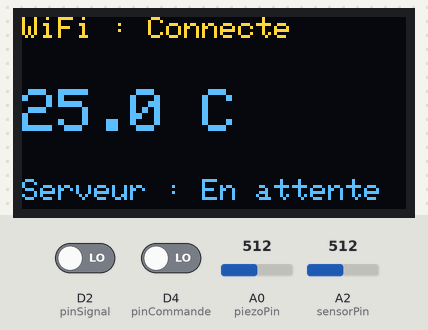
Simulated run of this sketch. Board: Arduino MKR. Shown: 128×64 one-colour display. The test bench sets the inputs (shaded band); at power-on: D2 (pinSignal) LOW, D4 (pinCommande) LOW, A0 (piezoPin) = 512, A2 (sensorPin) = 512 (analog values on the 0–1023 scale). The OLED is the two-colour kind (top 16 rows yellow); WiFi joins after 1.5 s; servers stay silent unless stated; uploads are accepted with an empty reply; what the sketch prints to the serial monitor is not drawn.

Above: at 1.6 s.
At 61.6 s:
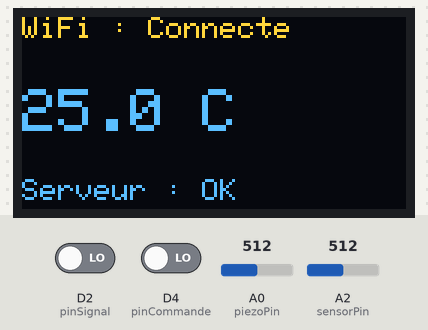

Measured:
- what the display in image 0 shows lasts 60.0 s, from 1.6 s to 61.6 s

The sketch:

arduino_local_technique.ino
```cpp
/**
 * ============================================================
 *  arduino_atelier.ino
 *  Station de mesure local technique — Arduino MKR WiFi 1010
 * ============================================================
 *
 *  Description :
 *    Ce programme mesure toutes les 60 secondes :
 *      - La température via une sonde NTC (thermistance)
 *      - L'amplitude vibratoire (peak-to-peak filtré) via un capteur piézoélectrique
 *      - L'état du compresseur (entrée digitale)
 *      - La commande compresseur (entrée digitale)
 *    Les données sont envoyées à un serveur HTTP local en JSON via WiFi.
 *
 *    Si le WiFi est indisponible, les mesures sont stockées dans une
 *    file d'attente (jusqu'à 120 entrées) et envoyées groupées dès que
 *    la connexion est rétablie. Un offset temporel permet au serveur
 *    de reconstituer le bon timestamp pour chaque mesure.
 *
 *  Matériel requis :
 *    - Arduino MKR WiFi 1010
 *    - Sonde NTC
 *    - Capteur piézoélectrique (branché sur A0) + résistance 1M en décharge
 *    - Signal état compresseur sur pin 2
 *    - Signal commande compresseur sur pin 4
 *
 *  Bibliothèques requises (Arduino Library Manager) :
 *    - WiFiNINA
 *    - ArduinoJson (>= v6)
 *
 *  Auteur  : Romaiin
 *  Version : 2.8
 *  Date    : 07/08/2026
 * ============================================================
 */

#include <WiFiNINA.h>
#include <ArduinoJson.h>
#include <Wire.h>
#include <Adafruit_GFX.h>
#include <Adafruit_SSD1306.h>


// ============================================================
//  CONFIGURATION
// ============================================================

const char* WIFI_SSID   = "TP-Link_2D2A";
const char* WIFI_PASS   = "35185260";
const char* DEVICE_ID   = "arduino_ntc_01";
const char* SERVER_HOST = "192.168.0.101";
const int   SERVER_PORT = 8000;
const char* SERVER_PATH = "/data";

WiFiClient client;


// ============================================================
//  SONDE NTC — Thermistance 10 kΩ sur pin A2
// ============================================================

const int   sensorPin = A2;

const float Rref = 10000.0;
const float R0   = 10000.0;
const float B    = 3380.0;
const float T0   = 298.15;


// ============================================================
//  ENTRÉES DIGITALES — État et commande du compresseur
// ============================================================

const int pinSignal   = 2;
const int pinCommande = 4;


// ============================================================
//  CAPTEUR PIÉZO — Amplitude peak-to-peak sur pin A0
// ============================================================

const int piezoPin = A0;

const float ALPHA_FILTRE = 0.1;
const unsigned long VIB_WINDOW_MS = 300;

float vibFiltered = 0.0;

int           vibWindowMin;
int           vibWindowMax;
unsigned long vibWindowStart = 0;

float         sommeCarresVib = 0.0;
unsigned long nVib           = 0;


// ============================================================
//  ÉCRAN OLED — I2C, 128x64, adresse 0x3C
// ============================================================

const int SCREEN_WIDTH  = 128;
const int SCREEN_HEIGHT = 64;

Adafruit_SSD1306 display(SCREEN_WIDTH, SCREEN_HEIGHT, &Wire, -1);

bool lastServerOk    = false;
bool serverEverTried = false;

void updateDisplay(float temperature, bool wifiOk) {
    display.clearDisplay();

    display.setTextSize(1);
    display.setTextColor(SSD1306_WHITE);

    display.setCursor(0, 0);
    display.print("WiFi : ");
    display.println(wifiOk ? "Connecte" : "Deconnecte");

    display.setCursor(0, 24);
    display.setTextSize(2);
    display.print(temperature, 1);
    display.println(" C");

    display.setTextSize(1);
    display.setCursor(0, 54);
    display.print("Serveur : ");
    if (!serverEverTried) {
        display.println("En attente");
    } else {
        display.println(lastServerOk ? "OK" : "Erreur");
    }

    display.display();
}


// ============================================================
//  TIMERS
// ============================================================

const unsigned long MEASURE_INTERVAL    = 60000;  // Acquisition toutes les 60 s
const unsigned long SEND_DELAY          = 30000;  // Envoi 30 s après l'acquisition
const unsigned long TEMP_SAMPLE_INTERVAL_MS = 100;
const unsigned long WIFI_RETRY_INTERVAL = 15000;

unsigned long lastMeasure     = 0;
unsigned long lastSendAttempt = 0;
unsigned long lastWifiRetry   = 0;
unsigned long t_temp          = 0;

bool pendingSend = false;


// ============================================================
//  MOYENNE TEMPÉRATURE — Accumulée sur 60 s
// ============================================================

float sommeT = 0.0;
int   n      = 0;


// ============================================================
//  FILE D'ATTENTE
// ============================================================
// Logique des offsets (identique à arduino_atmo) :
// t=0  → acquisition → offset 0  → mis en queue
// t=60 → nouvelle acquisition → offset 0 → mis en queue
//         l'ancienne mesure vieillit automatiquement → offset -1
// t=90 → envoi de toute la queue avec les bons offsets

#define QUEUE_MAX 120

struct QueuedMeasure {
    int   offset;
    float temperature;
    float amplitude;
    int   etat;
    int   commande;
};

QueuedMeasure queue[QUEUE_MAX];
int queueSize = 0;


void addToQueue(float temp, float amplitude, int etat, int commande) {
    // Vieillit tous les offsets existants de -1 minute
    for (int i = 0; i < queueSize; i++) {
        queue[i].offset--;
    }

    // Si pleine, supprime la plus ancienne
    if (queueSize >= QUEUE_MAX) {
        for (int i = 0; i < QUEUE_MAX - 1; i++) {
            queue[i] = queue[i + 1];
        }
        queueSize = QUEUE_MAX - 1;
        Serial.println("[QUEUE] Pleine — ancienne mesure supprimee.");
    }

    // Nouvelle mesure avec offset 0
    queue[queueSize] = { 0, temp, amplitude, etat, commande };
    queueSize++;

    Serial.print("[QUEUE] ");
    Serial.print(queueSize);
    Serial.println(" mesure(s) en attente.");
}


void clearQueue() {
    queueSize = 0;
    Serial.println("[QUEUE] File videe.");
}


// ============================================================
//  GESTION WIFI — Reconnexion non bloquante
// ============================================================

void resetWiFiModule() {
    Serial.println("[WIFI] Reset du module...");
    client.stop();
    WiFi.disconnect();
    WiFi.end();
    delay(3000);
    WiFi.begin(WIFI_SSID, WIFI_PASS);
    Serial.println("[WIFI] Reset — reconnexion lancee.");
}

void tryReconnectWiFi() {
    WiFi.disconnect();
    delay(200);
    WiFi.begin(WIFI_SSID, WIFI_PASS);
}

bool manageWiFi() {
    if (WiFi.status() == WL_CONNECTED) return true;

    unsigned long now = millis();
    if (now - lastWifiRetry < WIFI_RETRY_INTERVAL) return false;
    lastWifiRetry = now;

    static int retryCount = 0;
    retryCount++;

    Serial.print("[WIFI] Deconnecte. Tentative #");
    Serial.println(retryCount);

    if (retryCount >= 4) {
        resetWiFiModule();
        retryCount = 0;
    } else {
        tryReconnectWiFi();
    }

    return false;
}


// ============================================================
//  LECTURE TEMPÉRATURE — Échantillon NTC toutes les 100 ms
// ============================================================

void readTemperatureSample() {
    int adc = analogRead(sensorPin);

    if (adc <= 0 || adc >= 4095) return;

    float Rntc = Rref * adc / (4095.0 - adc);
    float lnR  = log(Rntc / R0);
    float T    = 1.0 / (1.0 / T0 + lnR / B);
    float Tc   = T - 273.15;

    sommeT += Tc;
    n++;
}


// ============================================================
//  LECTURE VIBRATION — Peak-to-peak filtré, fenêtres de 300 ms
// ============================================================

void readVibrationSample() {
    int raw = analogRead(piezoPin);

    vibFiltered = ALPHA_FILTRE * raw + (1 - ALPHA_FILTRE) * vibFiltered;

    if (vibFiltered < vibWindowMin) vibWindowMin = vibFiltered;
    if (vibFiltered > vibWindowMax) vibWindowMax = vibFiltered;

    unsigned long now = millis();
    if (now - vibWindowStart >= VIB_WINDOW_MS) {
        int peakToPeak = vibWindowMax - vibWindowMin;

        sommeCarresVib += peakToPeak;
        nVib++;

        vibWindowMin   = 4095;
        vibWindowMax   = 0;
        vibWindowStart = now;
    }
}


// ============================================================
//  ENVOI HTTP — Envoie uniquement la queue
// ============================================================

bool sendQueue() {
    if (queueSize == 0) return true;

    client.stop();
    delay(100);

    Serial.println("[HTTP] Connexion serveur...");
    if (!client.connect(SERVER_HOST, SERVER_PORT)) {
        Serial.println("[HTTP] Echec connexion serveur.");
        client.stop();
        return false;
    }

    StaticJsonDocument<16384> doc;
    JsonArray arr = doc.to<JsonArray>();

    for (int i = 0; i < queueSize; i++) {
        JsonObject obj = arr.createNestedObject();
        obj["device_id"]            = DEVICE_ID;
        obj["offset"]               = queue[i].offset;
        obj["temperature"]          = queue[i].temperature;
        obj["amplitude"]            = queue[i].amplitude;
        obj["comptfetat"]           = queue[i].etat;
        obj["commande_compresseur"] = queue[i].commande;
    }

    char buffer[16384];
    size_t len = serializeJson(doc, buffer);

    Serial.print("[HTTP] Envoi de ");
    Serial.print(queueSize);
    Serial.println(" mesure(s)...");

    client.print("POST ");
    client.print(SERVER_PATH);
    client.println(" HTTP/1.1");
    client.print("Host: ");
    client.println(SERVER_HOST);
    client.println("Content-Type: application/json");
    client.print("Content-Length: ");
    client.println(len);
    client.println("Connection: close");
    client.println();
    client.write((const uint8_t*)buffer, len);

    unsigned long timeout = millis();
    String responseLine   = "";
    bool firstLine        = true;
    bool success          = false;

    while (millis() - timeout < 10000) {
        while (client.available()) {
            char c = client.read();
            Serial.write(c);
            if (firstLine) {
                if (c == '\n') {
                    firstLine = false;
                    if (responseLine.indexOf("200") >= 0 ||
                        responseLine.indexOf("201") >= 0) {
                        success = true;
                    }
                } else {
                    responseLine += c;
                }
            }
            timeout = millis();
        }
        if (!client.connected()) break;
    }

    client.stop();
    Serial.println();
    Serial.println(success ? "[HTTP] Envoi reussi." : "[HTTP] Echec envoi.");
    return success;
}


// ============================================================
//  SETUP
// ============================================================

void setup() {
    Serial.begin(115200);

    analogReadResolution(12);

    pinMode(pinSignal,   INPUT);
    pinMode(pinCommande, INPUT);

    vibFiltered    = analogRead(piezoPin);
    vibWindowMin   = 4095;
    vibWindowMax   = 0;
    vibWindowStart = millis();

    t_temp = millis();

    if (!display.begin(SSD1306_SWITCHCAPVCC, 0x3C)) {
        Serial.println("[OLED] Ecran non detecte.");
    } else {
        display.clearDisplay();
        display.display();
    }

    WiFi.begin(WIFI_SSID, WIFI_PASS);
    Serial.println("[WIFI] Connexion lancee en arriere-plan...");

    // Acquisition immédiate au démarrage
    lastMeasure = millis() - MEASURE_INTERVAL;
}


// ============================================================
//  LOOP
// ============================================================

void loop() {
    unsigned long now = millis();


    // ── 1. WiFi en arrière-plan ──────────────────────────────
    if (WiFi.status() == WL_CONNECTED) {
        static bool announced = false;
        if (!announced) {
            Serial.print("[WIFI] Connecte. IP : ");
            Serial.println(WiFi.localIP());
            announced = true;
        }
    } else {
        static bool announced = false;
        announced = false;
        manageWiFi();
    }


    // ── 2. Échantillonnage vibration (peak-to-peak, fenêtres 300 ms) ──
    readVibrationSample();


    // ── 3. Échantillonnage température toutes les 100 ms ─────
    if (now - t_temp >= TEMP_SAMPLE_INTERVAL_MS) {
        t_temp = now;
        readTemperatureSample();
    }


    // ── 4. Acquisition — t=0, t=60, t=120... ─────────────────
    // Mise en queue avec offset 0.
    // Les mesures précédentes voient leur offset décrémenter dans addToQueue().
    if (now - lastMeasure >= MEASURE_INTERVAL) {
        lastMeasure     = now;
        lastSendAttempt = now;
        pendingSend     = true;

        float moyenneTemp = NAN;
        if (n > 0) moyenneTemp = sommeT / n;

        float amplitudeVibration = 0.0;
        if (nVib > 0) amplitudeVibration = sommeCarresVib / nVib;

        int etat     = digitalRead(pinSignal);
        int commande = digitalRead(pinCommande);

        Serial.print("[MESURE] T=");
        Serial.print(moyenneTemp, 1);
        Serial.print("C  Amplitude=");
        Serial.print(amplitudeVibration, 2);
        Serial.print("  Etat=");
        Serial.print(etat);
        Serial.print("  Cmd=");
        Serial.println(commande);

        addToQueue(moyenneTemp, amplitudeVibration, etat, commande);

        updateDisplay(moyenneTemp, WiFi.status() == WL_CONNECTED);

        // Reset des accumulateurs
        sommeT         = 0.0;
        n              = 0;
        sommeCarresVib = 0.0;
        nVib           = 0;
    }


    // ── 5. Envoi — t=30, t=90, t=150... ──────────────────────
    // 30 s après chaque acquisition, on tente d'envoyer toute la queue.
    // Si succès → queue vidée.
    // Si échec → queue conservée, les offsets vieilliront au prochain cycle.
    if (pendingSend && now - lastSendAttempt >= SEND_DELAY) {
        pendingSend = false;

        if (WiFi.status() == WL_CONNECTED) {
            bool ok = sendQueue();
            serverEverTried = true;
            lastServerOk    = ok;

            if (ok) {
                clearQueue();
            } else {
                Serial.println("[SEND] Echec — queue conservee.");
            }
        } else {
            Serial.println("[SEND] WiFi indisponible — envoi reporte.");
        }
    }
}
```
